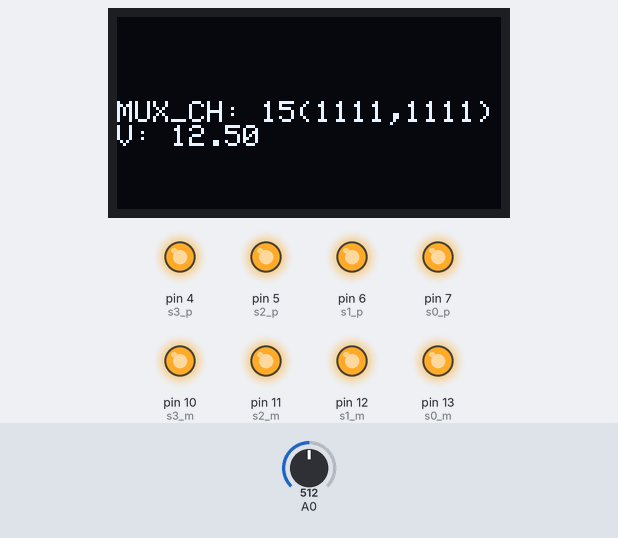
A sketch run on a simulated Arduino Uno, built with avr-gcc and run on an emulated ATmega328P. Shown: 128×64 one-colour display, output pins drawn as LEDs (lit = HIGH). Inputs (shaded band) come from the test bench; at power-on: A0 = 512.

Above: at 1.2 s.
1.3 s: A0 set to 716
At 3.4 s:
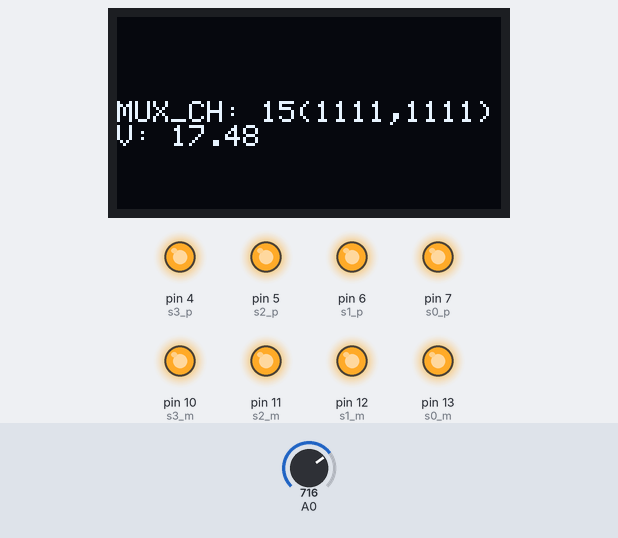
3.7 s: A0 set to 900
At 5.5 s:
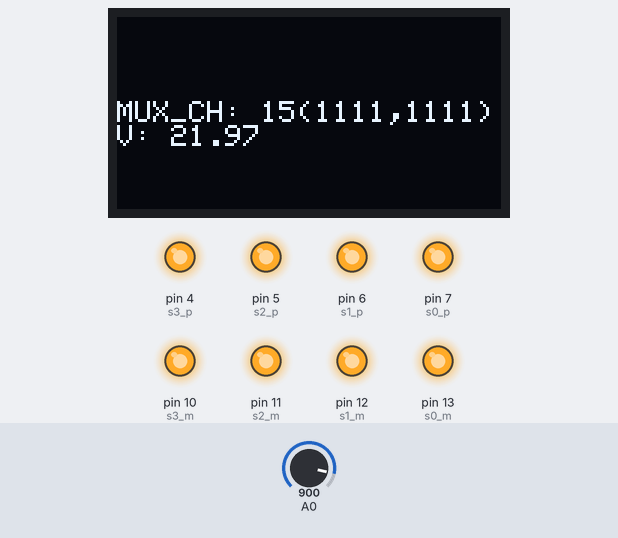
5.8 s: A0 set to 1023
At 7.5 s:
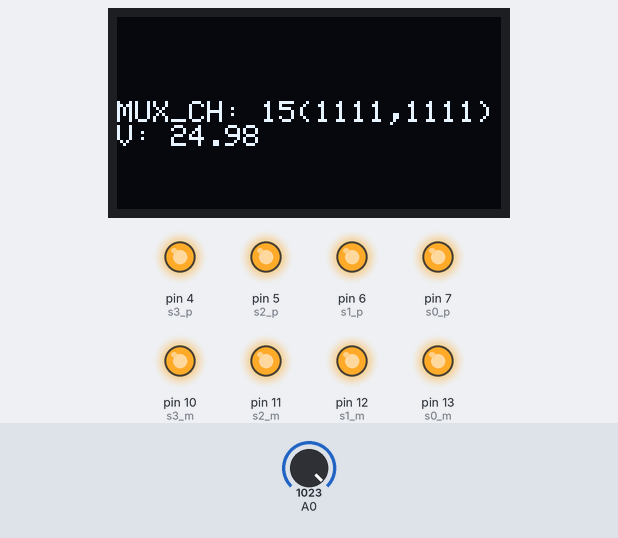
Timing chart, 0 to 9.0 s (numbered marks = the images above; inputs shaded):
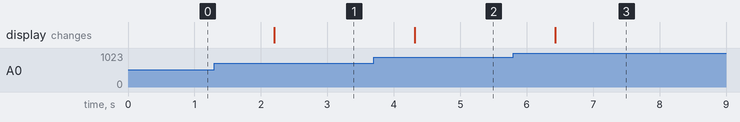

Measured:
- after the input at 1.3 s, the display: changes after 0.90 s (image 1)
- after the input at 3.7 s, the display: changes after 0.62 s (image 2)
- after the input at 5.8 s, the display: changes after 0.63 s (image 3)

The sketch:

01_Arduino_Internal_Code.ino
```cpp
#include <Adafruit_SSD1306.h>
#include <splash.h>

#define PIN_NUM_01 1
#define PIN_NUM_02 2
#define PIN_NUM_03 3
#define PIN_NUM_04 4
#define PIN_NUM_05 5
#define PIN_NUM_06 6
#define PIN_NUM_07 7
#define PIN_NUM_08 8
#define PIN_NUM_09 9
#define PIN_NUM_10 10
#define PIN_NUM_11 11
#define PIN_NUM_12 12
#define PIN_NUM_13 13

#define CHANNEL_RECEIVE_ID "101"

/* Example 00 For Display */
#include <Wire.h>
#include <Adafruit_GFX.h>

#define SCREEN_WIDTH 128
#define SCREEN_HEIGHT 64
#define OLED_RESET     4
#define SERIAL_LOGGING true
Adafruit_SSD1306 display(SCREEN_WIDTH, SCREEN_HEIGHT, &Wire, OLED_RESET);
//////////////////////////////

/* Example 04 serial read*/
char cmd;
int index;
/* Example 02 Voltage sensor enabled. */
float vout = 0.0;
float vin = 0.0;
float R1 = 30000.0;
float R2 = 7500.0;
int value = 0;

/* Example 03 Multimeter enabled*/
//Mux control pins
int s0_m = 13;
int s1_m = 12;
int s2_m = 11;
int s3_m = 10;

int s0_p = 7;
int s1_p = 6;
int s2_p = 5;
int s3_p = 4;

int controlPin_m[] = {s0_m, s1_m, s2_m, s3_m};
int muxChannel_m[16][4]={ {0,0,0,0},
                          {1,0,0,0}, //channel 1
                          {0,1,0,0}, //channel 2
                          {1,1,0,0}, //channel 3
                          {0,0,1,0}, //channel 4
                          {1,0,1,0}, //channel 5
                          {0,1,1,0}, //channel 6
                          {1,1,1,0}, //channel 7
                          {0,0,0,1}, //channel 8
                          {1,0,0,1}, //channel 9
                          {0,1,0,1}, //channel 10
                          {1,1,0,1}, //channel 11
                          {0,0,1,1}, //channel 12
                          {1,0,1,1}, //channel 13
                          {0,1,1,1}, //channel 14
                          {1,1,1,1} //channel 15
                          };
int controlPin_p[] = {s0_p, s1_p, s2_p, s3_p};
int muxChannel_p[16][4]={ {0,0,0,0},
                            {1,0,0,0}, //channel 1
                            {0,1,0,0}, //channel 2
                            {1,1,0,0}, //channel 3
                            {0,0,1,0}, //channel 4
                            {1,0,1,0}, //channel 5
                            {0,1,1,0}, //channel 6
                            {1,1,1,0}, //channel 7
                            {0,0,0,1}, //channel 8
                            {1,0,0,1}, //channel 9
                            {0,1,0,1}, //channel 10
                            {1,1,0,1}, //channel 11
                            {0,0,1,1}, //channel 12
                            {1,0,1,1}, //channel 13
                            {0,1,1,1}, //channel 14
                            {1,1,1,1} //channel 15
                            };

int current_mux_channel = 15;

String serial_buffer = "";

/* Example 03 Multimeter enabled*/
void selectChannel(int channel){
  for(int i = 0; i < 4; i ++){
    digitalWrite(controlPin_m[i], muxChannel_m[channel][i]);
    digitalWrite(controlPin_p[i], muxChannel_p[channel][i]);
  }
}

void setup() {
  // put your setup code here, to run once:
  /* Example 00 Display */
  display.begin(SSD1306_SWITCHCAPVCC, 0x3C);
  display.begin(SSD1306_SWITCHCAPVCC, 0x3C);

  /* Example 01 LED light up and down.*/
  // pinMode(PIN_NUM_13,OUTPUT);
  // pinMode(PIN_NUM_12,OUTPUT);

  /* Example 02 Voltage sensor enabled. */
  // Serial.begin(9600);  // To serial communication with host pc.
  pinMode(A0, INPUT);

  /* Example 03 Multimeter enabled*/
  pinMode(s0_m, OUTPUT);
  pinMode(s1_m, OUTPUT);
  pinMode(s2_m, OUTPUT);
  pinMode(s3_m, OUTPUT);

  pinMode(s0_p, OUTPUT);
  pinMode(s1_p, OUTPUT);
  pinMode(s2_p, OUTPUT);
  pinMode(s3_p, OUTPUT);

  digitalWrite(s0_m, LOW);
  digitalWrite(s1_m, LOW);
  digitalWrite(s2_m, LOW);
  digitalWrite(s3_m, LOW);

  digitalWrite(s0_p, LOW);
  digitalWrite(s1_p, LOW);
  digitalWrite(s2_p, LOW);
  digitalWrite(s3_p, LOW);

  selectChannel(current_mux_channel);
#if SERIAL_LOGGING
  Serial.begin(9600);  // To serial communication with host pc.
#endif
}

void serial_print(String log_str){
#if SERIAL_LOGGING
  Serial.print(log_str);
#endif
}

void serial_println(String log_str){
#if SERIAL_LOGGING
  Serial.println(log_str);
#endif
}

void serial_print(int log_str){
#if SERIAL_LOGGING
  Serial.print(log_str);
#endif
}

void serial_println(int log_str){
#if SERIAL_LOGGING
  Serial.println(log_str);
#endif
}

void serial_print(float log_str){
#if SERIAL_LOGGING
  Serial.print(log_str);
#endif
}

void serial_println(float log_str){
#if SERIAL_LOGGING
  Serial.println(log_str);
#endif
}

float voltage(){
  float voltage = 0.0;
  value = analogRead(A0);
  vout = (value * 5.0) / 1024.0;  //The fomula for calculating the voltage value.
  voltage = vout / ( R2 / ( R1 + R2) );

  return voltage;
}

void loop() {
  // put your main code here, to run repeatedly:

  /* 01 Voltage sensor enabled. */
    vin =voltage();
    display_status();

    while (Serial.available() > 0) {
      char inChar = (char)Serial.read();
      serial_buffer += inChar;  // Add it to the inputString:

      // If newline, process the buffer:
      if (inChar == '\n') {
        parseBuffer(serial_buffer);
        serial_buffer = "";
      }
    }

  display.display();
  delay(1000);
}

void display_status(){
/* 02 Display*/
  display.clearDisplay();
  display.setTextSize(1);
  display.setTextColor(WHITE);
  display.setCursor(0,28);
  display.print("MUX_CH: ");
  display.print(current_mux_channel);
  display.print("(");
  for(int i = 0 ; i < 4 ; i++){
    display.print(muxChannel_m[current_mux_channel][3-i]);
  }
  display.print(",");
  for(int i = 0 ; i < 4 ; i++){
    display.print(muxChannel_p[current_mux_channel][3-i]);
  }
  display.println(")");
  display.print("V: ");
  display.println(vin);
  display.display();
}

void parseBuffer(String buffer){
  // Split the string by comma
  int commaIndex1 = buffer.indexOf(',');
  int commaIndex2 = buffer.indexOf(',', commaIndex1 + 1);

  // Get the strings between the commas
  String str1 = buffer.substring(0, commaIndex1);
  String str2 = buffer.substring(commaIndex1 + 1, commaIndex2);

  // Check if the first value is 101
  if(str1 == CHANNEL_RECEIVE_ID){
    // Convert the second string to an integer and assign it to the current_mux_channel
    float voltage_temp = 0.0;
    current_mux_channel = str2.toInt();
    selectChannel(current_mux_channel);
    delay(1000);
    vin = voltage();
    display_status();
    delay(2000);

    serial_print("101,");
    serial_print(current_mux_channel);
    serial_print(",");
    serial_print(vin);
    serial_println(",1");


  }
}
```
